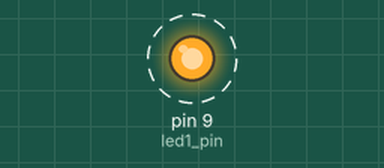
Recording of a sketch running on a simulated Arduino Uno, built with avr-gcc and run on an emulated ATmega328P. Shown: output pins drawn as LEDs (lit = HIGH). Dashed ring = blinking.

Above: at 0.2 s.
Timing chart, 0 to 3.5 s (numbered marks = the images above):
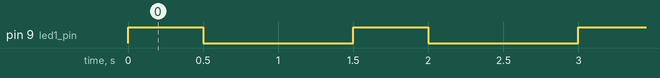

The sketch:

02_two_led_blink.ino
```cpp
int led1_pin=9;
int led2_pin=10;

// the setup function runs once when you press reset or power the board
void setup() {
  // initialize digital pin 9 as an output.
  pinMode(led1_pin, OUTPUT);
}

// the loop function runs over and over again forever
void loop() {
  digitalWrite(led1_pin, HIGH);   // turn the LED on (HIGH is the voltage level)
  digitalWrite(led2_pin, LOW);   // turn the LED off by making the voltage LOW

  delay(500);                       // wait for half a second

  digitalWrite(led1_pin, LOW);    // turn the LED off by making the voltage LOW
  digitalWrite(led2_pin, HIGH);   // turn the LED on (HIGH is the voltage level)

  delay(1000);                       // wait for half a second
}
```

Measured:
- by itself, pin 9 (led1_pin): alternates HIGH for 0.50 s and LOW for 1.0 s
